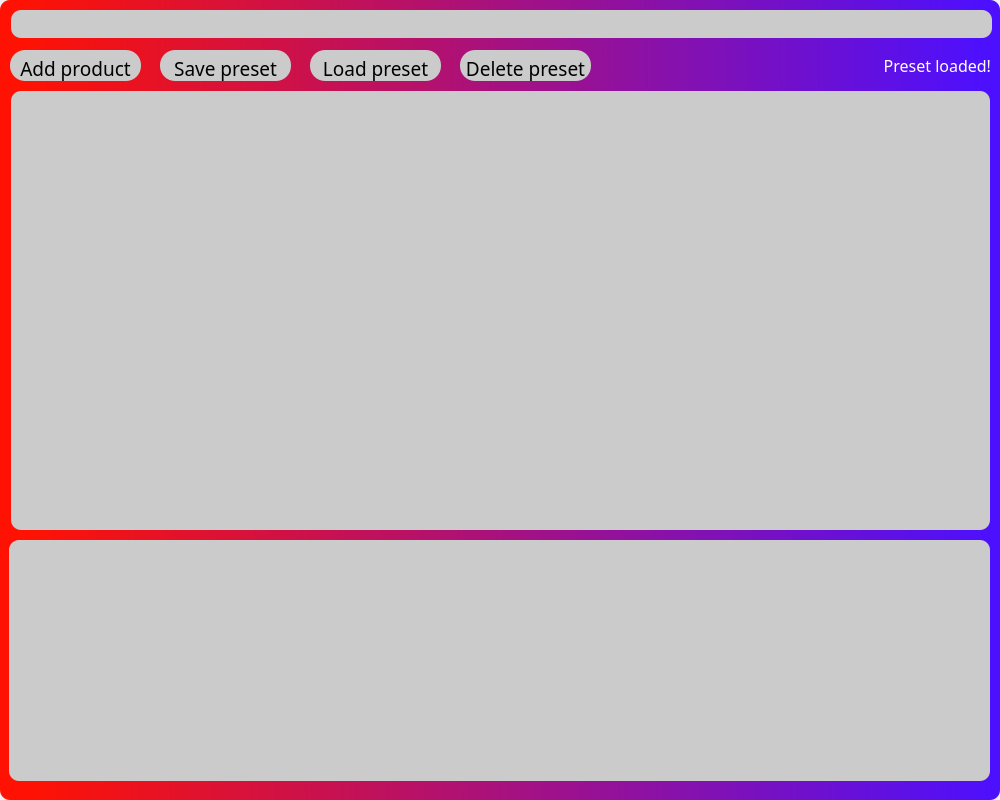
<?xml version="1.0" encoding="UTF-8"?>
<ui version="4.0">
 <class>TrackerWindow</class>
 <widget class="QMainWindow" name="TrackerWindow">
  <property name="geometry">
   <rect>
    <x>0</x>
    <y>0</y>
    <width>1000</width>
    <height>800</height>
   </rect>
  </property>
  <property name="minimumSize">
   <size>
    <width>750</width>
    <height>500</height>
   </size>
  </property>
  <property name="maximumSize">
   <size>
    <width>1000</width>
    <height>800</height>
   </size>
  </property>
  <property name="windowTitle">
   <string>MainWindow</string>
  </property>
  <widget class="QWidget" name="centralwidget">
   <widget class="QFrame" name="MainFrame">
    <property name="geometry">
     <rect>
      <x>0</x>
      <y>0</y>
      <width>1000</width>
      <height>800</height>
     </rect>
    </property>
    <property name="styleSheet">
     <string notr="true">QFrame{
background-color:qlineargradient(spread:pad, x1:0.025, y1:0.385909, x2:0.99, y2:0.374364, stop:0 rgba(255, 18, 3, 255), stop:1 rgba(76, 16, 255, 255));
border-radius: 10px;
}</string>
    </property>
    <property name="frameShape">
     <enum>QFrame::StyledPanel</enum>
    </property>
    <property name="frameShadow">
     <enum>QFrame::Raised</enum>
    </property>
    <widget class="QWidget" name="verticalLayoutWidget">
     <property name="geometry">
      <rect>
       <x>10</x>
       <y>90</y>
       <width>981</width>
       <height>441</height>
      </rect>
     </property>
     <layout class="QVBoxLayout" name="verticalLayout">
      <property name="spacing">
       <number>5</number>
      </property>
      <property name="leftMargin">
       <number>1</number>
      </property>
      <property name="topMargin">
       <number>1</number>
      </property>
      <property name="rightMargin">
       <number>1</number>
      </property>
      <property name="bottomMargin">
       <number>1</number>
      </property>
      <item>
       <widget class="QListWidget" name="Tracker_List">
        <property name="font">
         <font>
          <family>Segoe UI Historic</family>
          <pointsize>12</pointsize>
         </font>
        </property>
        <property name="styleSheet">
         <string notr="true">QListWidget{
background-color: rgb(203, 203, 203)
}</string>
        </property>
       </widget>
      </item>
     </layout>
    </widget>
    <widget class="QLineEdit" name="Link_Input">
     <property name="geometry">
      <rect>
       <x>11</x>
       <y>10</y>
       <width>981</width>
       <height>28</height>
      </rect>
     </property>
     <property name="font">
      <font>
       <family>Gill Sans MT Condensed</family>
       <pointsize>12</pointsize>
      </font>
     </property>
     <property name="styleSheet">
      <string notr="true">QLineEdit{
background-color: rgb(203, 203, 203);
border-radius: 10px;
}</string>
     </property>
    </widget>
    <widget class="QPushButton" name="AddButton">
     <property name="geometry">
      <rect>
       <x>10</x>
       <y>50</y>
       <width>131</width>
       <height>31</height>
      </rect>
     </property>
     <property name="sizePolicy">
      <sizepolicy hsizetype="Minimum" vsizetype="Fixed">
       <horstretch>0</horstretch>
       <verstretch>0</verstretch>
      </sizepolicy>
     </property>
     <property name="font">
      <font>
       <family>Gill Sans MT Condensed</family>
       <pointsize>14</pointsize>
       <weight>50</weight>
       <bold>false</bold>
      </font>
     </property>
     <property name="styleSheet">
      <string notr="true">QPushButton{
background-color:rgb(203, 203, 203);
border:none;
color:rgb(0, 0, 0);
padding-top:5px;
text-align: center;
border-radius:15px
}
QPushButton:hover{
background-color:rgb(158, 158, 158);
}
QPushButton:pressed{
background-color:rgb(158, 158, 158);
}</string>
     </property>
     <property name="text">
      <string>Add product</string>
     </property>
    </widget>
    <widget class="QPushButton" name="SaveButton">
     <property name="geometry">
      <rect>
       <x>160</x>
       <y>50</y>
       <width>131</width>
       <height>31</height>
      </rect>
     </property>
     <property name="sizePolicy">
      <sizepolicy hsizetype="Minimum" vsizetype="Fixed">
       <horstretch>0</horstretch>
       <verstretch>0</verstretch>
      </sizepolicy>
     </property>
     <property name="font">
      <font>
       <family>Gill Sans MT Condensed</family>
       <pointsize>14</pointsize>
       <weight>50</weight>
       <bold>false</bold>
      </font>
     </property>
     <property name="styleSheet">
      <string notr="true">QPushButton{
background-color:rgb(203, 203, 203);
border:none;
color:rgb(0, 0, 0);
padding-top:5px;
text-align: center;
border-radius:15px
}
QPushButton:hover{
background-color:rgb(158, 158, 158);
}
QPushButton:pressed{
background-color:rgb(158, 158, 158);
}</string>
     </property>
     <property name="text">
      <string>Save preset</string>
     </property>
    </widget>
    <widget class="QPushButton" name="LoadButton">
     <property name="geometry">
      <rect>
       <x>310</x>
       <y>50</y>
       <width>131</width>
       <height>31</height>
      </rect>
     </property>
     <property name="sizePolicy">
      <sizepolicy hsizetype="Minimum" vsizetype="Fixed">
       <horstretch>0</horstretch>
       <verstretch>0</verstretch>
      </sizepolicy>
     </property>
     <property name="font">
      <font>
       <family>Gill Sans MT Condensed</family>
       <pointsize>14</pointsize>
       <weight>50</weight>
       <bold>false</bold>
      </font>
     </property>
     <property name="styleSheet">
      <string notr="true">QPushButton{
background-color:rgb(203, 203, 203);
border:none;
color:rgb(0, 0, 0);
padding-top:5px;
text-align: center;
border-radius:15px
}
QPushButton:hover{
background-color:rgb(158, 158, 158);
}
QPushButton:pressed{
background-color:rgb(158, 158, 158);
}</string>
     </property>
     <property name="text">
      <string>Load preset</string>
     </property>
    </widget>
    <widget class="QLabel" name="Status_Label">
     <property name="geometry">
      <rect>
       <x>600</x>
       <y>50</y>
       <width>391</width>
       <height>31</height>
      </rect>
     </property>
     <property name="font">
      <font>
       <family>Gill Sans MT Condensed</family>
       <pointsize>12</pointsize>
      </font>
     </property>
     <property name="styleSheet">
      <string notr="true">QLabel{
color: rgb(255, 255, 255);
background-color:rgb(255, 170, 255)rgb(85, 0, 127)
}</string>
     </property>
     <property name="text">
      <string>Preset loaded!</string>
     </property>
     <property name="alignment">
      <set>Qt::AlignRight|Qt::AlignTrailing|Qt::AlignVCenter</set>
     </property>
    </widget>
    <widget class="QWidget" name="verticalLayoutWidget_2">
     <property name="geometry">
      <rect>
       <x>9</x>
       <y>540</y>
       <width>981</width>
       <height>241</height>
      </rect>
     </property>
     <layout class="QVBoxLayout" name="verticalLayout_2">
      <item>
       <widget class="QListWidget" name="Notif_List">
        <property name="styleSheet">
         <string notr="true">QListWidget{
background-color: rgb(203, 203, 203)
}</string>
        </property>
       </widget>
      </item>
     </layout>
    </widget>
    <widget class="QPushButton" name="DeleteButton">
     <property name="geometry">
      <rect>
       <x>460</x>
       <y>50</y>
       <width>131</width>
       <height>31</height>
      </rect>
     </property>
     <property name="sizePolicy">
      <sizepolicy hsizetype="Minimum" vsizetype="Fixed">
       <horstretch>0</horstretch>
       <verstretch>0</verstretch>
      </sizepolicy>
     </property>
     <property name="font">
      <font>
       <family>Gill Sans MT Condensed</family>
       <pointsize>14</pointsize>
       <weight>50</weight>
       <bold>false</bold>
      </font>
     </property>
     <property name="styleSheet">
      <string notr="true">QPushButton{
background-color:rgb(203, 203, 203);
border:none;
color:rgb(0, 0, 0);
padding-top:5px;
text-align: center;
border-radius:15px
}
QPushButton:hover{
background-color:rgb(158, 158, 158);
}
QPushButton:pressed{
background-color:rgb(158, 158, 158);
}</string>
     </property>
     <property name="text">
      <string>Delete preset</string>
     </property>
    </widget>
   </widget>
  </widget>
 </widget>
 <resources/>
 <connections/>
</ui>
